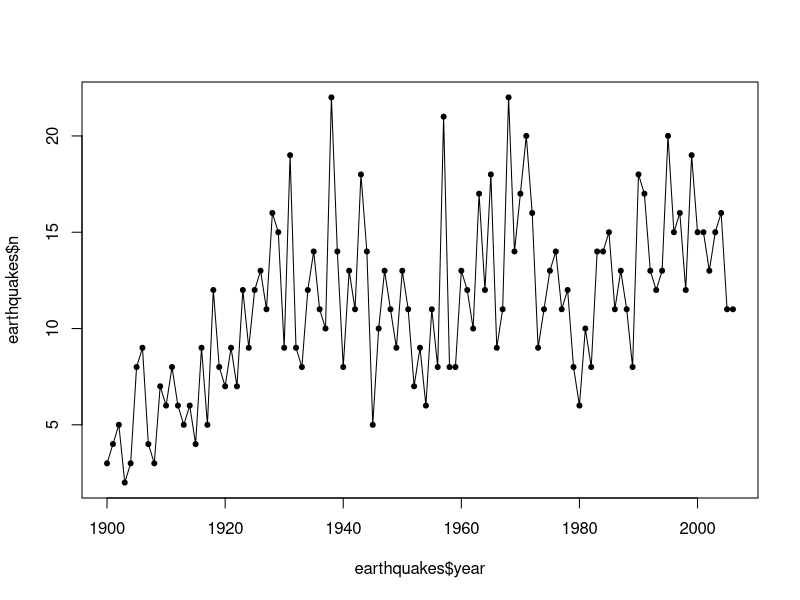

Write R code to recreate this figure.

## The data have been dowloaded at:
#
#? https://earthquake.usgs.gov/earthquakes/search/#%7B%22currentfeatureid%22%3Anull%2C%22mapposition%22%3A%5B%5B-86.83673%2C-16.875%5D%2C%5B86.83673%2C376.875%5D%5D%2C%22autoUpdate%22%3A%5B%22autoUpdate%22%5D%2C%22feed%22%3A%22search_undefined%22%2C%22listFormat%22%3A%22default%22%2C%22restrictListToMap%22%3A%5B%5D%2C%22sort%22%3A%22newest%22%2C%22basemap%22%3A%22grayscale%22%2C%22overlays%22%3A%5B%22plates%22%5D%2C%22timezone%22%3A%22utc%22%2C%22viewModes%22%3A%5B%22list%22%2C%22map%22%5D%2C%22event%22%3Anull%2C%22search%22%3A%7B%22name%22%3A%22Search%20Results%22%2C%22params%22%3A%7B%22starttime%22%3A%222021-07-05%2000%3A00%3A00%22%2C%22endtime%22%3A%222021-07-12%2023%3A59%3A59%22%2C%22minmagnitude%22%3A7%2C%22orderby%22%3A%22time%22%7D%7D%7D
#
# from 1900 (included) to 2007 (excluded), only for a magnitude >= 7

#### Load library
rm(list = ls())
graphics.off()

library(data.table)
library(stringi)

options(max.print = 500)

#### Load data
earthquakes = fread("../data/dataEarthquakes.csv")
earthquakes[, year := format(time, "%Y")]
earthquakes[, n := .N, by = year]
earthquakes = unique(earthquakes[, .(year, n)])

plot(earthquakes$year, earthquakes$n, type = "l")
points(earthquakes$year, earthquakes$n, pch = 20)
